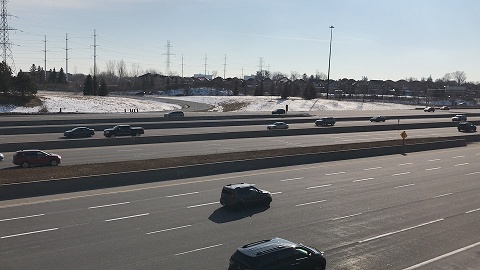
#> input picture Motion/frame1.png, 480 x 270 px
$ jupyter execute Lucas-kanade_optical_flow.ipynb
#> lines starting #> are read from the running program, lines starting #| are printed output that depends on the picture; long printed decimals are rounded
[cell 1]
#import Library
import cv2
import numpy as np
import matplotlib as mpl
import matplotlib.pyplot as plt
from sklearn import mixture

# part 3

[cell 2]
import cv2
import numpy as np
import matplotlib.pyplot as plt

# read images
img1 = cv2.imread("frame1.png")
#> img1 is the input picture: shape (270, 480, 3); mean B, G, R 128.7, 127.2, 125.5
img2 = cv2.imread("frame2.png")
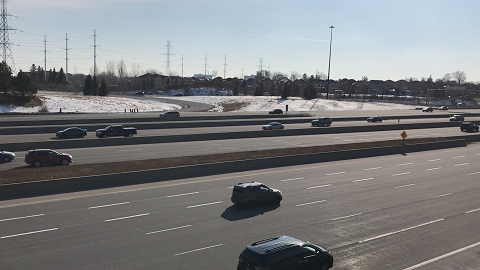
#> input picture Motion/frame2.png, 480 x 270 px
#> img2 is the input picture: shape (270, 480, 3); mean B, G, R 129.3, 127.7, 126

# convert to grayscale
img1_gray = cv2.cvtColor(img1, cv2.COLOR_BGR2GRAY)
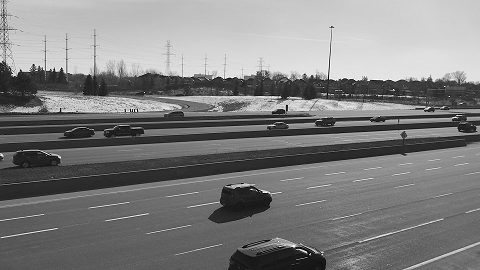
#> img1_gray: shape (270, 480); min 0, max 255, mean 126.8
img2_gray = cv2.cvtColor(img2, cv2.COLOR_BGR2GRAY)
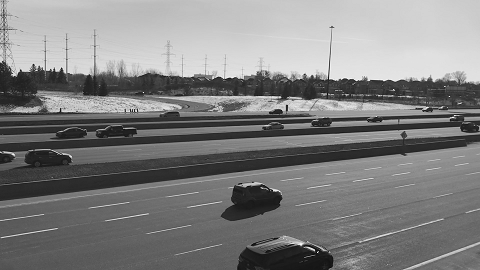
#> img2_gray: shape (270, 480); min 0, max 255, mean 127.4

err_list=[]

for k in range(0,11):
    # parameters for corner detection
    feature_params = dict( maxCorners = 500, # upper limit
                           qualityLevel = 0.2, # threshold for min eigenvalue accepted
                           minDistance =20 ,
                           blockSize = 3 )

    # parameters for lucas kanade optical flow
    lk_params = dict( winSize = (10,10),
                      maxLevel = k,
                      criteria = (cv2.TERM_CRITERIA_EPS | cv2.TERM_CRITERIA_COUNT,
                                 10, 0.03))

    # find good corners in the first image
    p0 = cv2.goodFeaturesToTrack(img1_gray, **feature_params,useHarrisDetector=True)

    # calculate optical flow
    p1, st, err = cv2.calcOpticalFlowPyrLK(img1_gray, img2_gray, p0, None, **lk_params)

    mean_err = np.mean(err[st==1])
    err_list.append(mean_err)

    # select good points
    good_new = p1[st==1]  # it might not bee good match but it what the program think is good
    good_old = p0[st==1]

    # create some random colors
    color = np.random.randint(0, 255, (good_new.shape[0], 3))

    # create a mask image for drawing purposes
    mask = img1.copy()
    mask = cv2.cvtColor(mask, cv2.COLOR_BGR2RGB)

    # draw the tracks
    for i, (new, old) in enumerate(zip(good_new, good_old)):
        a, b = new.ravel()
        c, d = old.ravel()
        mask = cv2.line(mask, (a,b), (c,d), color[i].tolist(), 2)


    plt.figure(figsize=(10,10))
    plt.imshow(mask)
    plt.title("Optical Flow Level" + str(k)), plt.xticks([]), plt.yticks([])
    plt.show()
#> this loop made 11 passes
#> mean_err on passes 1 to 11: 7.46, 4.43, 4.26, 4.58, 4.61, 4.61, 4.61, 4.61, 4.61, 4.61, 4.61
#> pass 1, `plt.show()`:
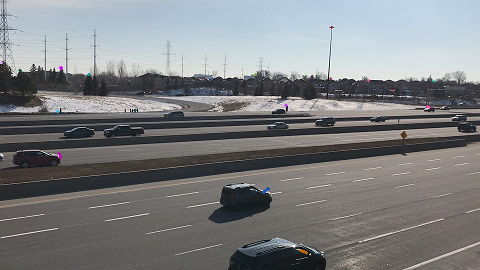
#> shown: shape (270, 480, 3); mean R, G, B 125.5, 127.1, 128.6
#> pass 2, `plt.show()`:
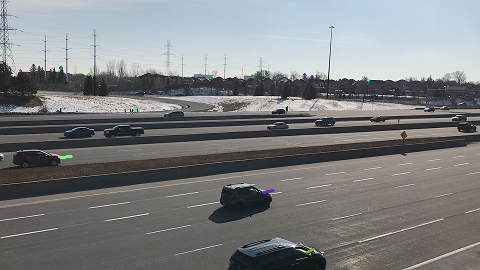
#> shown: shape (270, 480, 3); mean R, G, B 125.4, 127.2, 128.6
#> after the loop, err_list = [7.46, 4.43, 4.26, 4.58, 4.61, 4.61, 4.61, 4.61, 4.61, 4.61, 4.61]

[cell 3]
#Plot the mean of the error (on y-axis) vs. pyramid level (on x-axis).
print(err_list)
#| [7.458, 4.427, 4.258, 4.581, 4.613, 4.613, 4.613, 4.613, 4.613, 4.613, 4.613]
x_list = [0,1,2,3,4,5,6,7,8,9,10]
plt.plot(x_list,err_list)
plt.xlabel('Maximum Pyramid Level')
plt.ylabel('Mean Error')
plt.show()
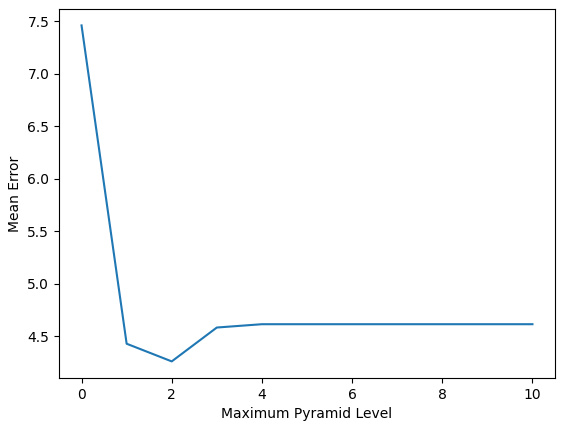
#> figure drawn by matplotlib, 1 panel; curve peaks at x = 0, y = 7.46
